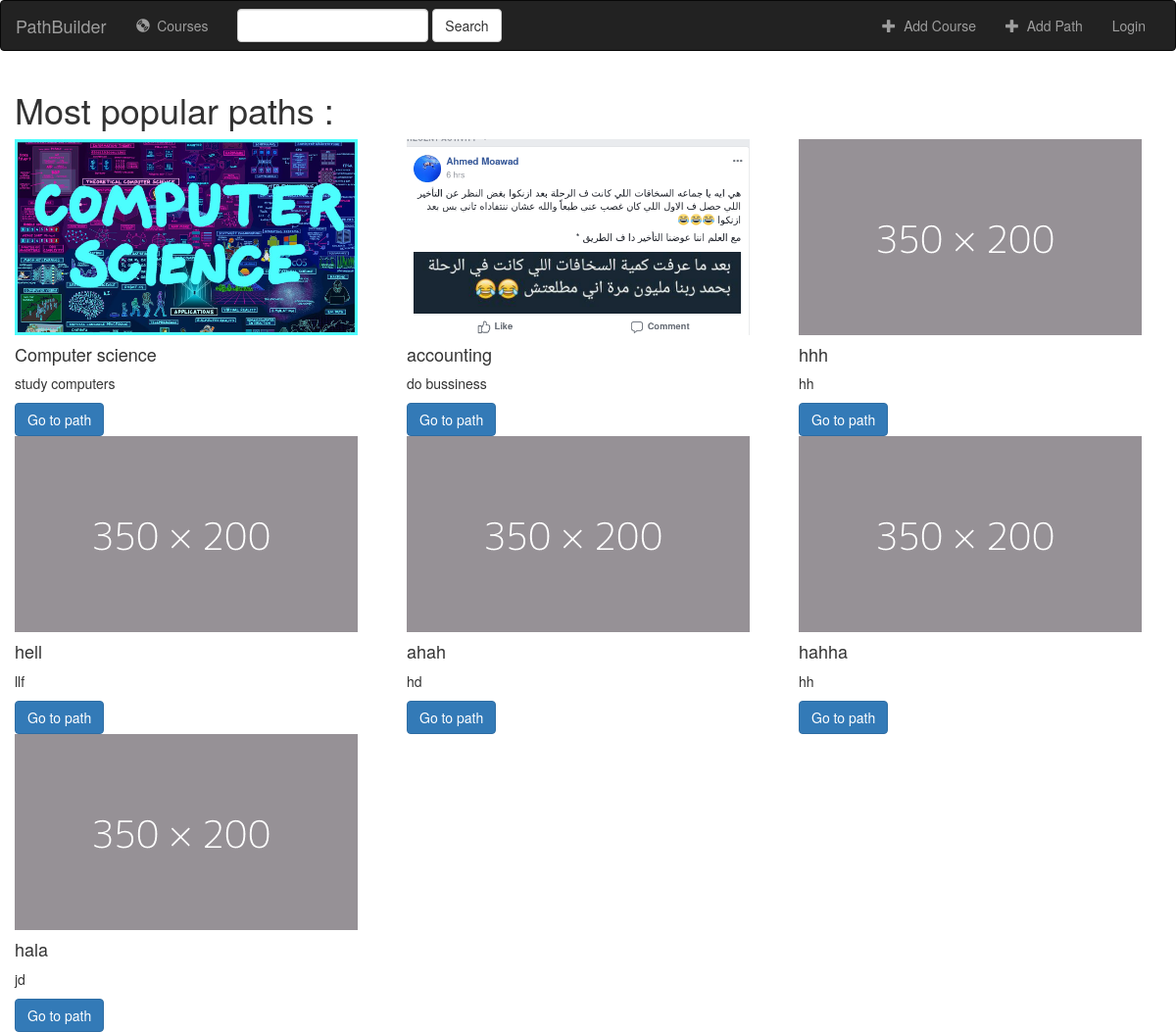
/paths/, run on an earlier commit of the app's database.
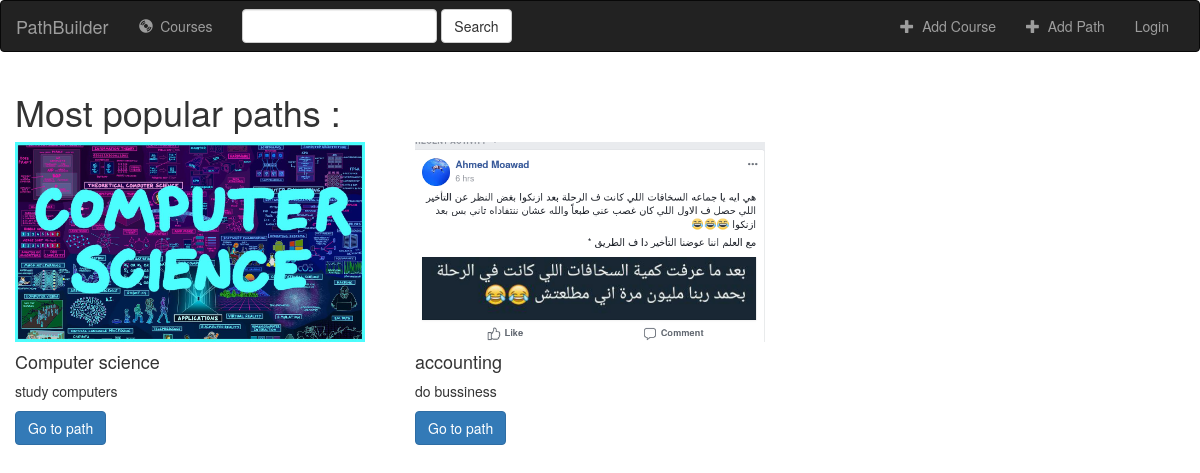
And on a later commit of the database.
### paths/models.py (models this page shows, shortened)
class Path(models.Model):
    name = models.CharField(max_length=200, blank=False)
    slug = models.SlugField(max_length=200 , unique=True,null=False,blank=False)
    description = models.CharField(max_length=500)
    base = models.OneToOneField(Course, on_delete=models.CASCADE, related_name="base",blank=True,null=True)
    creator = models.ForeignKey(User, on_delete=models.SET_NULL, null=True, blank=True)
    added = models.DateTimeField(auto_now_add=True)
    updated = models.DateTimeField(auto_now=True)
    photo = models.ImageField(default= dummyimage ,blank= True,upload_to=get_directory)
    access_counter = models.IntegerField(default=0, verbose_name="Access Counts")
    class Meta:
        ordering = ["-access_counter"]
    def get_absolute_url(self):
        return reverse('paths:show_path',args=[str(self.slug)])

### paths/views/path.py (the view)
# urls.py: path('', PathListView.as_view()),
class PathListView(generic.ListView):
    model = Path
    paginate_by = 10

### paths/templates/paths/path_list.html (shortened to what this page needs)
{% extends 'base.html' %}
{% block content %}
<div class="container-fluid songs-container">
    <h1>Most popular paths : </h1>
    <div class="row">
      {% for path in path_list %}
      <div class="col-md-4">
        <div class="card" style="width: 20rem;">
          <img class="card-img-top" src="{{ path.photo.url }}" alt="Card image cap" width="350" height="200">
          <div class="card-body">
            <h4 class="card-title">{{path.name}}</h4>
            <p class="card-text">{{path.description}}</p>
            <a href="{{ path.get_absolute_url }}" class="btn btn-primary">Go to path</a>
          </div>
        </div>
      </div>
      {% endfor %}
    </div>
</div>
{% endblock %}

### paths/templates/base.html (shortened to what this page needs)
<!DOCTYPE html>
<html lang="en">
<head>
    {% load static %}
    <link rel="stylesheet" href="https://maxcdn.bootstrapcdn.com/bootstrap/3.3.6/css/bootstrap.min.css">
    <link rel="stylesheet" type="text/css" href="{% static 'paths/style.css' %}"/>
</head>
<body>
<nav class="navbar navbar-inverse">
    <div class="container-fluid">
        <div class="navbar-header">
            <a class="navbar-brand" href="{% url 'paths:index' %}">PathBuilder</a>
        </div>
        <div class="collapse navbar-collapse" id="topNavBar">
            <ul class="nav navbar-nav">
                <li class="{% block albums_active %}{% endblock %}"><a href="{% url 'paths:courses' %}"><span class="glyphicon glyphicon-cd" aria-hidden="true"></span>&nbsp; Courses</a></li>
            </ul>
            <form class="navbar-form navbar-left" role="search" method="get" action="{% url 'paths:index' %}">
                <div class="form-group">
                    <input type="text" class="form-control" name="q" value="{{ request.GET.q }}">
                </div>
                <button type="submit" class="btn btn-default">Search</button>
            </form>
            <ul class="nav navbar-nav navbar-right">
                <li>
                    <a href="{% url 'paths:add_course' %}">
                        <span class="glyphicon glyphicon-plus" aria-hidden="true"></span>&nbsp; Add Course
                    </a>
                </li>
                <li>
                    <a href="{% url 'paths:add_path' %}">
                        <span class="glyphicon glyphicon-plus" aria-hidden="true"></span>&nbsp; Add Path
                    </a>
                </li>
                {% if user.is_authenticated %}
                    <li>
                        <a href="{{ user.get_absolute_url }}">
                            <span class="glyphicon glyphicon-off" aria-hidden="true"></span>&nbsp; Hi, {{ user.get_username }}
                        </a>
                    </li>
                    <li><a href="{% url 'logout'%}?next={{request.path}}">
                        <span class="glyphicon glyphicon-off" aria-hidden="true"></span>&nbsp; Logout
                    </a></li>
                {% else %}
                    <li><a href="{% url 'login'%}?next={{request.path}}">
                        Login
                    </a></li>
                {% endif %}
            </ul>
        </div>
    </div>
</nav>
{% block content %}
{% endblock %}
</body>
</html>

What changed in the data, as far as the page shows it:
removed Path: photo (placeholder picture), name "hhh", description "hh"
removed Path: photo (placeholder picture), name "hell", description "llf"
removed Path: photo (placeholder picture), name "ahah", description "hd"
removed Path: photo (placeholder picture), name "hahha", description "hh"
removed Path: photo (placeholder picture), name "hala", description "jd"
